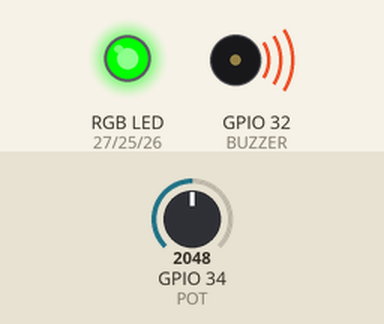
This sketch was run on a simulated ESP32. Parts: an RGB LED mixed from three pins (HIGH = lit), buzzer (waves = sounding). Inputs (shaded band) come from the test bench; at power-on: GPIO 34 (POT) = 2048 (analog values on the 0–4095 scale). What the sketch prints to the serial monitor is not drawn.

Above: at 0.7 s.
1.7 s: GPIO 34 (POT) set to 2866
At 2.71 s:
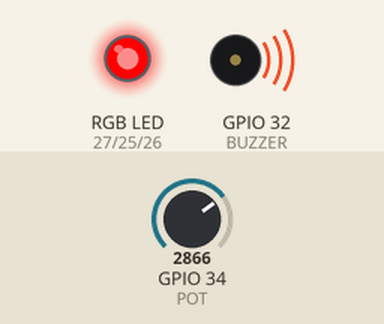
At 3.6 s:
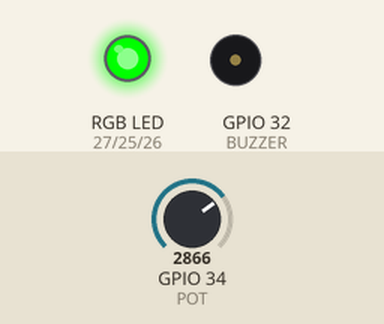
Timing chart, 0 to 11.2 s (numbered marks = the images above; inputs shaded):
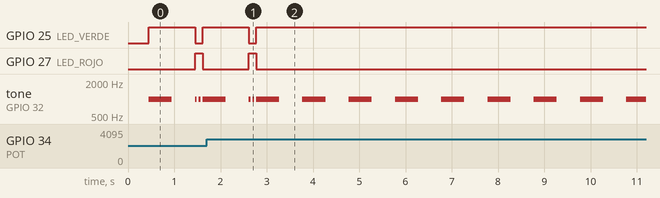

Measured:
- after the input at 1.7 s, GPIO 25 (LED_VERDE): HIGH → LOW after 0.91 s, → HIGH 0.16 s later; GPIO 27 (LED_ROJO): LOW → HIGH after 0.91 s, → LOW 0.16 s later
- by itself, tone on GPIO 32 (BUZZER): repeats every 0.08 s: 1000 Hz 0.04 s, silent 0.04 s

The sketch:

sketch_aug19a.ino
```cpp
#include <WiFi.h>
#include <WebServer.h>

// ---------- Pines ----------
#define POT 34
#define LED_VERDE 25
#define LED_AZUL 26
#define LED_ROJO 27
#define BUZZER 32

// ---------- Variables de medida ----------
int lastValue = 0;
unsigned long lastTime = 0;
float velocidad = 0;  // unidades arbitrarias (u/s)

// ---------- WiFi AP + Web ----------
const char* AP_SSID = "ESP32-Bus";
const char* AP_PASS = "12345678";  // >=8 chars
WebServer server(80);

// ---------- HTML/CSS/JS ----------
const char INDEX_HTML[] PROGMEM = R"HTML(
<!doctype html>
<html lang="es">
<head>
<meta charset="utf-8"/>
<meta name="viewport" content="width=device-width,initial-scale=1"/>
<title>School Bus Speed</title>
<style>
  :root{
    --yellow:#ffc51c; --yellow-d:#e7ae00; --black:#0a0a0a; --metal:#7c8794;
    --bg:#0b0f1a; --green:#27ae60; --blue:#2980b9; --red:#e74c3c;
  }
  *{box-sizing:border-box}
  body{
    margin:0; min-height:100vh; display:grid; place-items:center; background:#0b0f1a;
    color:#fff; font-family:system-ui,Segoe UI,Arial; overflow:hidden;
    background-image:
      radial-gradient(1200px 600px at 50% -10%, #13213a 0%, #0b0f1a 60%, #06080f 100%),
      repeating-linear-gradient( 75deg, transparent 0 36px, rgba(255,255,255,.05) 36px 40px),
      repeating-linear-gradient(-75deg, transparent 0 30px, rgba(255,255,255,.035) 30px 34px);
    animation: fly 1.2s linear infinite;
  }
  @keyframes fly{
    from{background-position:0 0, 0 0, 0 0}
    to  {background-position:0 0, 420px -240px, -360px 260px}
  }

  /* ======== BUS (estructura general) ======== */
  .bus{
    width:min(94vw,880px); aspect-ratio:4/3; position:relative; border-radius:26px;
    background:linear-gradient(#ffd84f,var(--yellow) 60%,#ffcf1a);
    box-shadow:0 22px 60px rgba(0,0,0,.45), inset 0 0 0 6px #c69200;
  }
  .cap, .skirt{
    position:absolute; left:0; right:0; height:28px; background:linear-gradient(#ffd44a,#f0bd1a);
  }
  .cap{top:0; box-shadow:inset 0 -4px 8px rgba(0,0,0,.25)}
  .skirt{bottom:0; box-shadow:inset 0 4px 8px rgba(0,0,0,.25)}

  /* Espejos laterales */
  .mirror{position:absolute; top:92px; width:24px; height:120px; background:#1e232b; border-radius:6px;
          box-shadow:inset 0 0 0 3px #2b313c}
  .mirror.left{left:-20px} .mirror.right{right:-20px}
  .mirror::after{content:""; position:absolute; top:10px; left:50%; transform:translateX(-50%);
                 width:14px; height:100px; background:#0b0e13; border-radius:4px}

  /* Bumper y ruedas */
  .bumper{
    position:absolute; left:6%; right:6%; bottom:-14px; height:34px; border-radius:10px;
    background:linear-gradient(#aab2ba,#76808b); box-shadow:0 10px 18px rgba(0,0,0,.35);
  }
  .wheel{position:absolute; bottom:-34px; width:58px; height:58px; border-radius:50%;
         background:radial-gradient(circle at 35% 35%, #444 0 18%, #222 19% 70%, #000 71% 100%);
         box-shadow:0 10px 20px rgba(0,0,0,.45)}
  .wheel.left{left:70px} .wheel.right{right:70px}

  /* Banner SCHOOL BUS */
  .banner{
    position:absolute; left:12%; right:12%; top:26px; height:54px; border-radius:14px;
    background:#20242c; display:grid; place-items:center; font-weight:900; letter-spacing:2px;
    box-shadow:inset 0 0 0 3px #2e3440, 0 8px 20px rgba(0,0,0,.2);
  }

  /* Parabrisas y tablero */
  .bezel{
    position:absolute; left:6%; right:6%; top:92px; bottom:116px; border-radius:22px;
    background:linear-gradient(#172231,#0e1623); box-shadow:inset 0 0 0 4px #1f2b3b;
    padding:18px; display:grid; place-items:center;
  }
  .windshield{
    width:100%; height:100%; border-radius:18px;
    background:radial-gradient(140% 120% at 50% -20%, rgba(0,180,255,.14), transparent 55%),
               linear-gradient(#0c1a27,#060b12);
    border:4px solid #243241; display:grid; place-items:center; padding:14px;
    position:relative; overflow:hidden;
    box-shadow:inset 0 0 120px rgba(0,0,0,.6);
  }
  /* Reflejos diagonales en el vidrio */
  .windshield::before, .windshield::after{
    content:""; position:absolute; inset:-20% -10%;
    background:linear-gradient(120deg, rgba(255,255,255,.10) 0%, rgba(255,255,255,0) 30%);
    transform:skewX(-12deg) translateY(-12%);
    pointer-events:none;
  }
  .windshield::after{ transform:skewX(-12deg) translateY(22%); opacity:.6 }

  .dash{
    width:92%; height:78%; border-radius:16px;
    background:linear-gradient(180deg,#0b253d,#071625);
    border:3px solid #29435c; display:grid; place-items:center; text-align:center;
    box-shadow:inset 0 0 60px rgba(0,0,0,.55);
  }

  /* Valor grande y unidades */
  .speed{
    font-size:clamp(44px, 9.6vw, 110px); font-weight:900; letter-spacing:1px; line-height:1;
    color:#fff; text-shadow:0 0 18px rgba(0,209,255,.55);
  }
  .units{ display:block; margin-top:6px; font-size:clamp(12px,2.4vw,16px); opacity:.9; font-weight:800; }

  /* Panel inferior: barra + chip de nivel */
  .panel{
    position:absolute; left:8%; right:8%; bottom:46px; display:flex; gap:16px; align-items:center;
  }
  .rail{flex:1; height:16px; background:#0f1520; border-radius:999px; border:2px solid #243247; overflow:hidden}
  .fill{height:100%; width:0%}
  .badge{
  position:absolute;
  top:84px;   /* debajo del banner */
  left:50%;
  transform:translateX(-50%);
  min-width:130px;
  text-align:center;
  padding:10px 16px;
  border-radius:999px;
  font-weight:900;
  background:#0f1520;
  border:2px solid #243247;
  color:#e8eefc;
  letter-spacing:.5px;
  box-shadow:0 6px 14px rgba(0,0,0,.25);
  z-index:20;
  font-size:1rem;
}
  /* Parrilla y luces */
  .grille{
    position:absolute; left:24%; right:24%; bottom:30px; height:40px; border-radius:10px;
    background:linear-gradient(#23262d,#15191f); box-shadow:inset 0 0 0 3px #2a2e36;
  }
  .slots{position:absolute; inset:8px; display:grid; grid-template-columns:repeat(8,1fr); gap:10px}
  .slots span{ background:#0e1116; border-radius:6px; box-shadow:inset 0 2px 0 rgba(255,255,255,.06) }

  .lamp{ position:absolute; bottom:54px; width:64px; height:42px; border-radius:50%;
    background: radial-gradient(circle at 40% 40%, #fff6ce 0 55%, #c6b783 70% 100%);
    box-shadow:0 0 28px rgba(255,230,170,.55) }
  .lamp.left{ left:34px } .lamp.right{ right:34px }

  .turn{ position:absolute; bottom:66px; width:20px; height:20px; border-radius:4px; background:#ffae2b;
         box-shadow:0 0 16px rgba(255,174,43,.7) }
  .turn.left{ left:110px } .turn.right{ right:110px }

  /* Colores por nivel */
  .lvl-slow  .fill{ background:linear-gradient(90deg,var(--green),#42e28f) }
  .lvl-mid   .fill{ background:linear-gradient(90deg,var(--blue), #6fb9ff) }
  .lvl-fast  .fill{ background:linear-gradient(90deg,var(--red),  #ff7a6a) }
  .lvl-slow  .badge{ color:#caffdd } .lvl-mid .badge{ color:#d9e8ff } .lvl-fast .badge{ color:#ffe3de }
</style>
</head>
<body>

  <div id="bus" class="bus lvl-slow">
    <div class="cap"></div>
    <div class="skirt"></div>

    <!-- Espejos laterales -->
    <div class="mirror left"></div>
    <div class="mirror right"></div>

    <div class="banner">SCHOOL BUS</div>
    <div id="nivel" class="badge">LENTO</div>
    <div class="bezel">
      <div class="windshield">
        <div class="dash">
          <div class="speed" id="vel">0.0<span class="units"> u/s</span></div>
        </div>
      </div>
    </div>

    <div class="panel">
      <div class="rail"><div id="bar" class="fill"></div></div>
      <div id="nivel" class="badge">LENTO</div>
    </div>

    <div class="grille">
      <div class="slots">
        <span></span><span></span><span></span><span></span>
        <span></span><span></span><span></span><span></span>
      </div>
    </div>

    <div class="lamp left"></div>
    <div class="lamp right"></div>
    <div class="turn left"></div>
    <div class="turn right"></div>

    <div class="wheel left"></div>
    <div class="wheel right"></div>
    <div class="bumper"></div>
  </div>

<script>
async function tick(){
  try{
    const r = await fetch('/data',{cache:'no-store'});
    const j = await r.json();
    const v = j.velocidad||0;

    const vel = document.getElementById('vel');
    const bar = document.getElementById('bar');
    const nivel = document.getElementById('nivel');
    const bus = document.getElementById('bus');

    vel.firstChild.nodeValue = v.toFixed(1);
    const pct = Math.max(0, Math.min(100, (v/500)*100));
    bar.style.width = pct + '%';

    bus.classList.remove('lvl-slow','lvl-mid','lvl-fast');
    if(v < 100){ bus.classList.add('lvl-slow'); nivel.textContent='LENTO'; }
    else if(v < 300){ bus.classList.add('lvl-mid'); nivel.textContent='MEDIO'; }
    else { bus.classList.add('lvl-fast'); nivel.textContent='RÁPIDO'; }
  }catch(e){}
}
setInterval(tick,200); tick();
</script>
</body>
</html>
)HTML";

// ---------- Handlers ----------
void handleData() {
  String json = "{\"velocidad\":" + String(velocidad, 2) + "}";
  server.send(200, "application/json", json);
}
void handleRoot() {
  server.send_P(200, "text/html", INDEX_HTML);
}

void setup() {
  pinMode(LED_VERDE, OUTPUT);
  pinMode(LED_AZUL, OUTPUT);
  pinMode(LED_ROJO, OUTPUT);
  pinMode(BUZZER, OUTPUT);
  analogReadResolution(12);

  Serial.begin(115200);
  delay(150);

  WiFi.mode(WIFI_AP);
  WiFi.softAP(AP_SSID, AP_PASS);
  delay(300);
  Serial.println("AP activo");
  Serial.print("Conectate a: ");
  Serial.println(AP_SSID);
  Serial.print("IP: ");
  Serial.println(WiFi.softAPIP());  // 192.168.4.1

  server.on("/", handleRoot);
  server.on("/data", handleData);
  server.begin();

  lastTime = millis();
}

void loop() {
  // Medición de “velocidad”
  int value = analogRead(POT);
  unsigned long now = millis();
  int diff = abs(value - lastValue);
  unsigned long dt = now - lastTime;

  if (dt >= 100) {
    velocidad = (diff * 1000.0) / dt;
    lastValue = value;
    lastTime = now;
  }

  // LEDs por nivel
  digitalWrite(LED_VERDE, LOW);
  digitalWrite(LED_AZUL, LOW);
  digitalWrite(LED_ROJO, LOW);
  if (velocidad < 100) digitalWrite(LED_VERDE, HIGH);
  else if (velocidad < 300) digitalWrite(LED_AZUL, HIGH);
  else digitalWrite(LED_ROJO, HIGH);

  // Buzzer
  int delayTime = map((int)velocidad, 0, 500, 500, 60);
  delayTime = constrain(delayTime, 40, 600);
  tone(BUZZER, 1000);
  delay(delayTime);
  noTone(BUZZER);
  delay(delayTime);

  server.handleClient();
}
```
